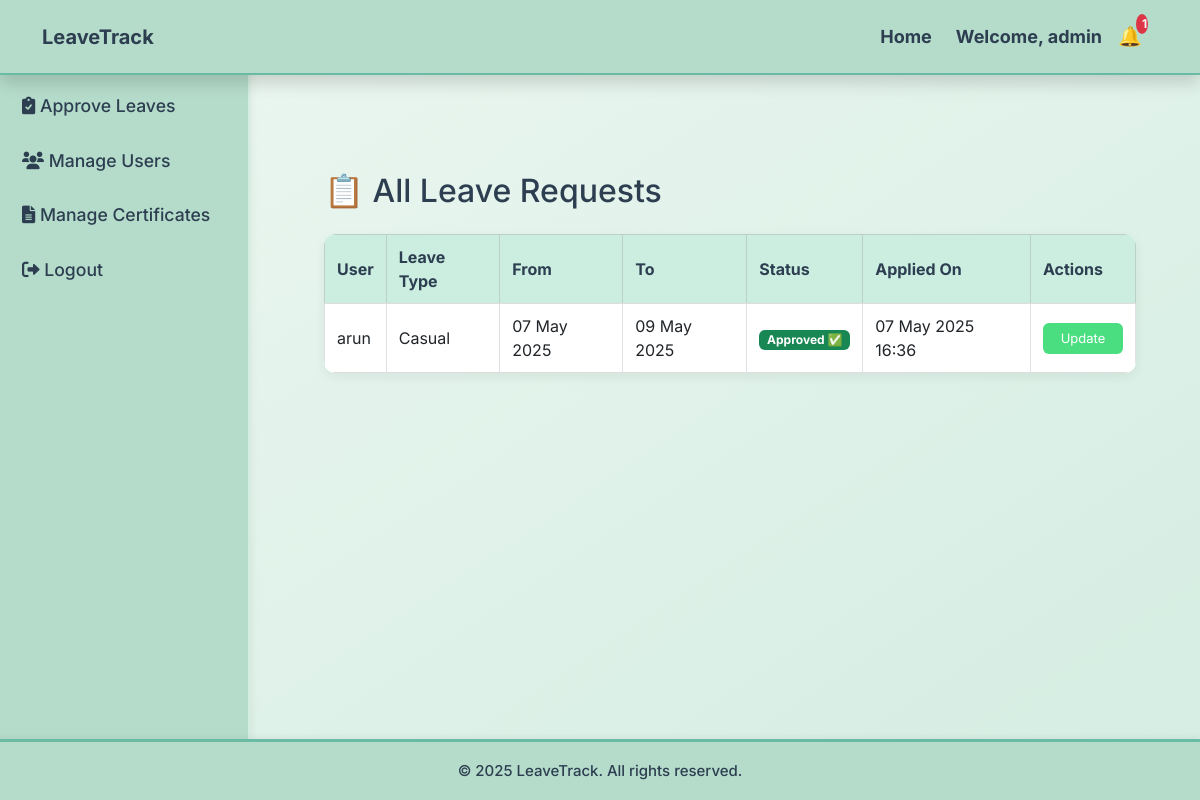
Page /admin_leave_requests/ (signed in) on the committed database.
### leave_management/models.py (models this page shows, shortened)
class LeaveRequest(models.Model):
    LEAVE_TYPES = [
        ('casual', 'Casual Leave'),
        ('earned', 'Earned Leave'),
        ('half_pay', 'Half Pay Leave'),
        ('commuted', 'Commuted Leave'),
        ('maternity', 'Maternity Leave'),
        ('paternity', 'Paternity Leave'),
        ('special', 'Special Leave'),
    ]
    STATUS_CHOICES = [
        ('pending', 'Pending'),
        ('approved', 'Approved'),
        ('rejected', 'Rejected'),
    ]
    user = models.ForeignKey(User, on_delete=models.CASCADE)
    leave_type = models.CharField(max_length=20, choices=LEAVE_TYPES)
    start_date = models.DateField()
    end_date = models.DateField()
    applied_on = models.DateTimeField(auto_now_add=True)
    reason = models.TextField()
    status = models.CharField(max_length=10, choices=STATUS_CHOICES, default='pending')
    rejection_reason = models.TextField(blank=True, null=True)
    prefixed_leave = models.BooleanField(default=False)
    suffixed_leave = models.BooleanField(default=False)
    prefixed_count   = models.PositiveIntegerField(default=0)
    suffixed_count   = models.PositiveIntegerField(default=0)
    medical_certificate = models.FileField(
        upload_to='certificates/',
        blank=True,
        null=True
    )
    deduction_done = models.BooleanField(default=False)

### leave_management/views.py (the view)
# urls.py: path('admin_leave_requests/', views.admin_leave_requests, name='admin_leave_requests'),  # ✅ This must exist
@login_required
@user_passes_test(is_admin)
@staff_member_required
def admin_leave_requests(request):
    leave_requests = LeaveRequest.objects.all().order_by('-applied_on')
    return render(request, 'leave_management/admin_leave_requests.html', {
        'leave_requests': leave_requests
    })

### leave_management/context_processors.py (called while the page is built)
def notification_count(request):
    if request.user.is_authenticated:
        count = Notification.objects.filter(user=request.user, is_read=False).count()
        return {'notif_count': count}
    return {'notif_count': 0}

def inservice_courses_for_user(request):
    if request.user.is_authenticated:
        courses = InServiceCourse.objects.filter(user=request.user).order_by('-id')
        return {'sidebar_courses': courses}
    return {}

### leave_management/views.py (called while the page is built)
def is_admin(user):
    return user.is_superuser

### leave_management/templates/leave_management/admin_leave_requests.html
{% extends 'leave_management/base.html' %}
{% block content %}
<div class="container mt-5">
    <h2 class="mb-4">📋 All Leave Requests</h2>
    <table class="table table-bordered table-hover">
        <thead class="table-success">
            <tr>
                <th>User</th>
                <th>Leave Type</th>
                <th>From</th>
                <th>To</th>
                <th>Status</th>
                <th>Applied On</th>
                <th>Actions</th>
            </tr>
        </thead>
        <tbody>
            {% for leave in leave_requests %}
            <tr>
                <td>{{ leave.user.username }}</td>
                <td class="text-capitalize">{{ leave.leave_type }}</td>
                <td>{{ leave.start_date|date:"d M Y" }}</td>
                <td>{{ leave.end_date|date:"d M Y" }}</td>
                <td>
                    {% if leave.status == 'approved' %}
                        <span class="badge bg-success">Approved ✅</span>
                    {% elif leave.status == 'rejected' %}
                        <span class="badge bg-danger">Rejected ❌</span>
                    {% else %}
                        <span class="badge bg-warning text-dark">Pending ⏳</span>
                    {% endif %}
                </td>
                <td>{{ leave.applied_on|date:"d M Y H:i" }}</td>
                <td>
                    <a href="{% url 'update_leave_status' leave.id %}" class="btn btn-sm btn-primary">
                        Update
                    </a>
                </td>
            </tr>
            {% empty %}
            <tr>
                <td colspan="7" class="text-center text-muted">No leave requests found.</td>
            </tr>
            {% endfor %}
        </tbody>
    </table>
</div>
{% endblock %}

### leave_management/templates/leave_management/base.html (shortened to what this page needs)
<!DOCTYPE html>
<html lang="en">
<head>
    {% load static %}
    <link href="https://cdn.jsdelivr.net/npm/bootstrap@5.3.0/dist/css/bootstrap.min.css" rel="stylesheet">
    <link rel="stylesheet" href="https://cdnjs.cloudflare.com/ajax/libs/font-awesome/6.0.0/css/all.min.css">
    <link rel="stylesheet" href="{% static 'css/style.css' %}">
</head>
<body>
    {% if user.is_authenticated %}
    <div class="sidebar">
        <ul>
            {% if user.is_superuser %}
                <li><a href="{% url 'admin_dashboard' %}"> Admin Dashboard</a></li>
                <li><a href="{% url 'admin_leave_requests' %}"><i class="fas fa-clipboard-check"></i> Approve Leaves</a></li>
                <li><a href="{% url 'admin_users' %}"><i class="fas fa-users"></i> Manage Users</a></li>
                <li><a href="{% url 'admin_certificates' %}"><i class="fas fa-file-alt"></i> Manage Certificates</a></li>
                <li><a href="{% url 'logout' %}"><i class="fas fa-sign-out-alt"></i> Logout</a></li>
            {% endif %}
        </ul>
    </div>
    {% endif %}
    <div class="main-content">
        <nav class="navbar navbar-expand-lg navbar-light shadow" style="background: #A9CCE3;">
            <div class="container">
                <a class="navbar-brand fw-bold" href="{% url 'home' %}" style="color: #2C3E50;">LeaveTrack</a>
                <div class="collapse navbar-collapse" id="navbarNav">
                    <ul class="navbar-nav ms-auto align-items-center">
                        <li class="nav-item">
                            <a class="nav-link" href="{% url 'home' %}" style="color: #2C3E50;">Home</a>
                        </li>
                        {% if user.is_authenticated %}
                        <li class="nav-item mx-2">
                            <span class="nav-link" style="color: #2C3E50;">Welcome, {{ user.username }}</span>
                        </li>
                        <li class="nav-item">
                            <a href="{% url 'notifications' %}" class="notification-icon position-relative me-3">
                                🔔
                                {% if notif_count > 0 %}
                                    <span class="badge bg-danger position-absolute top-0 start-100 translate-middle">
                                        {{ notif_count }}
                                    </span>
                                {% endif %}
                            </a>
                        </li>
                        {% else %}
                        <li class="nav-item">
                            <a class="nav-link" href="{% url 'login' %}" style="color: #2C3E50;">Login</a>
                        </li>
                        {% endif %}
                    </ul>
                </div>
            </div>
        </nav>
        <div class="container py-4">
            {% block content %} {% endblock %}
        </div>
    </div>
    <footer class="footer mt-auto text-center">
        <p class="m-0">© 2025 LeaveTrack. All rights reserved.</p>
    </footer>
</body>
</html>

### leave_management/static/css/style.css (style rules this page uses)
body { background: linear-gradient(to bottom right, #edf7f1, #d4ede2); color: #2C3E50; font-family: 'Inter', sans-serif; margin: 0; padding: 0; display: flex; flex-direction: column; min-height: 100vh; }
.sidebar { width: 250px; height: 100vh; background: #b5dccb; padding-top: 25px; position: fixed; left: 0; top: 0; box-shadow: 2px 0 8px rgba(0, 0, 0, 0.05); border-right: 2px solid #d3ede0; }
.sidebar ul { list-style: none; padding: 0; }
.sidebar ul li { padding: 14px 22px; transition: all 0.3s ease-in-out; }
.sidebar ul li a { text-decoration: none; color: #2C3E50; font-size: 1.1rem; font-weight: 500; display: block; }
.navbar { background: #b5dccb; padding: 15px 25px; font-size: 18px; font-weight: bold; display: flex; justify-content: space-between; align-items: center; position: fixed; width: 100%; top: 0; left: 0; z-index: 1000; box-shadow: 0px 2px 6px rgba(0,0,0,0.05); }
.main-content { margin-left: 260px; padding: 100px 40px 60px; flex-grow: 1; }
.table { width: 100%; border-collapse: collapse; margin-top: 20px; background: #ffffff; border-radius: 12px; overflow: hidden; box-shadow: 0px 4px 12px rgba(0, 0, 0, 0.06); }
.table th { background: #cceee1; color: #2C3E50; padding: 14px; font-size: 16px; border-bottom: 2px solid #a1d6bf; }
.table td { padding: 12px; border-bottom: 1px solid #e1f4ec; }
.table tbody tr:nth-child(odd) { background: #ffffff; }
.notification-icon { position: relative; font-size: 24px; margin-right: 20px; }
.notification-icon .badge { position: absolute; top: -8px; right: -10px; background: #e74c3c; color: white; border-radius: 50%; padding: 4px 6px; font-size: 12px; }
.footer { text-align: center; background: #b5dccb; padding: 15px; color: #2C3E50; font-size: 16px; font-weight: 500; border-top: 3px solid #69bba3; box-shadow: 0px -2px 6px rgba(0, 0, 0, 0.05); position: fixed; width: 100%; bottom: 0; left: 0; }
.navbar { background: #b5dccb !important; color: #2C3E50; box-shadow: 0 2px 6px rgba(0, 0, 0, 0.05); border-bottom: 2px solid #69bba3; }
.footer { background: #b5dccb !important; color: #2C3E50; font-size: 15px; font-weight: 500; padding: 18px 20px; border-top: 3px solid #69bba3; box-shadow: 0px -2px 6px rgba(0, 0, 0, 0.05); position: fixed; bottom: 0; left: 0; width: 100%; z-index: 999; }
.notification-icon { font-size: 1.2rem; text-decoration: none; color: #000; position: relative; }
.btn-sm { display: inline-block; background-color: #4ade80; color: white; font-size: 13px; padding: 6px 12px; border: none; border-radius: 6px; cursor: pointer; transition: background-color 0.2s ease, transform 0.2s ease; text-align: center; min-width: 80px; }
.table { width: 100%; border-collapse: collapse; }
.table th, .table td { padding: 10px 12px; text-align: left; vertical-align: middle; border-bottom: 1px solid #ddd; }

### rows in the picture
LeaveRequest: user.username "arun", leave_type "Casual", start_date "07 May 2025", end_date "09 May 2025", status "Approved ✅", applied_on "07 May 2025 16:36"

### other values in the picture
{{ user.username }} "admin"
{{ notif_count }} "1"
